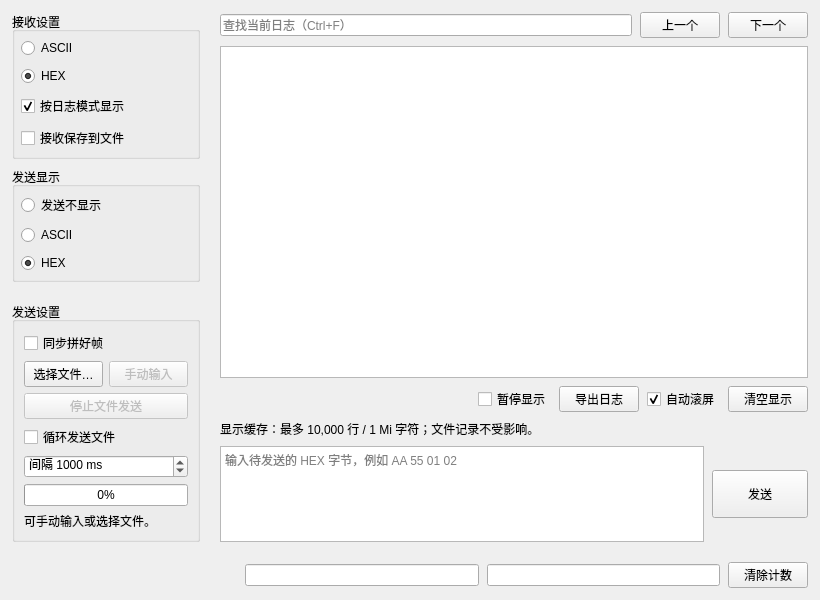
<?xml version='1.0' encoding='utf-8'?>
<ui version="4.0">
 <class>FormDataLog</class>
 <widget class="QWidget" name="FormDataLog">
  <property name="geometry">
   <rect>
    <x>0</x>
    <y>0</y>
    <width>820</width>
    <height>600</height>
   </rect>
  </property>
  <property name="minimumSize">
   <size>
    <width>600</width>
    <height>600</height>
   </size>
  </property>
  <property name="windowTitle">
   <string>数据日志</string>
  </property>
  <property name="windowIcon">
   <iconset resource="../../res/resources.qrc">
    <normaloff>:/pic/Sadaharu.png</normaloff>:/pic/Sadaharu.png</iconset>
  </property>
  <layout class="QVBoxLayout" name="verticalLayout_9">
   <property name="spacing">
    <number>8</number>
   </property>
   <property name="leftMargin">
    <number>6</number>
   </property>
   <property name="topMargin">
    <number>6</number>
   </property>
   <property name="rightMargin">
    <number>6</number>
   </property>
   <property name="bottomMargin">
    <number>6</number>
   </property>
   <item>
    <layout class="QHBoxLayout" name="horizontalLayout_5">
     <property name="spacing">
      <number>8</number>
     </property>
     <item>
      <widget class="QFrame" name="frame_ctrl">
       <property name="minimumSize">
        <size>
         <width>174</width>
         <height>0</height>
        </size>
       </property>
       <property name="maximumSize">
        <size>
         <width>200</width>
         <height>16777215</height>
        </size>
       </property>
       <property name="frameShape">
        <enum>QFrame::NoFrame</enum>
       </property>
       <property name="frameShadow">
        <enum>QFrame::Raised</enum>
       </property>
       <layout class="QVBoxLayout" name="verticalLayout_8">
        <property name="spacing">
         <number>8</number>
        </property>
        <property name="leftMargin">
         <number>6</number>
        </property>
        <property name="topMargin">
         <number>6</number>
        </property>
        <property name="rightMargin">
         <number>6</number>
        </property>
        <property name="bottomMargin">
         <number>6</number>
        </property>
        <item>
         <layout class="QVBoxLayout" name="verticalLayout_6">
          <item>
           <widget class="QGroupBox" name="group_recvCtrl">
            <property name="title">
             <string>接收设置</string>
            </property>
            <layout class="QVBoxLayout" name="verticalLayout_2">
             <property name="spacing">
              <number>8</number>
             </property>
             <property name="leftMargin">
              <number>6</number>
             </property>
             <property name="topMargin">
              <number>6</number>
             </property>
             <property name="rightMargin">
              <number>6</number>
             </property>
             <property name="bottomMargin">
              <number>6</number>
             </property>
             <item>
              <layout class="QVBoxLayout" name="verticalLayout">
               <property name="spacing">
                <number>8</number>
               </property>
               <item>
                <widget class="QRadioButton" name="radio_ASCII">
                 <property name="text">
                  <string>ASCII</string>
                 </property>
                 <property name="checked">
                  <bool>false</bool>
                 </property>
                </widget>
               </item>
               <item>
                <widget class="QRadioButton" name="radio_hex">
                 <property name="text">
                  <string>HEX</string>
                 </property>
                 <property name="checked">
                  <bool>true</bool>
                 </property>
                </widget>
               </item>
              </layout>
             </item>
             <item>
              <widget class="QCheckBox" name="check_isLog">
               <property name="text">
                <string>按日志模式显示</string>
               </property>
               <property name="checked">
                <bool>true</bool>
               </property>
              </widget>
             </item>
             <item>
              <widget class="QCheckBox" name="check_saveAs">
               <property name="text">
                <string>接收保存到文件</string>
               </property>
              </widget>
             </item>
            </layout>
           </widget>
          </item>
          <item>
           <widget class="QGroupBox" name="group_send">
            <property name="title">
             <string>发送显示</string>
            </property>
            <layout class="QVBoxLayout" name="verticalLayout_4">
             <property name="spacing">
              <number>8</number>
             </property>
             <property name="leftMargin">
              <number>6</number>
             </property>
             <property name="topMargin">
              <number>6</number>
             </property>
             <property name="rightMargin">
              <number>6</number>
             </property>
             <property name="bottomMargin">
              <number>6</number>
             </property>
             <item>
              <layout class="QVBoxLayout" name="verticalLayout_send">
               <property name="spacing">
                <number>8</number>
               </property>
               <item>
                <widget class="QRadioButton" name="radio_dontShow_send">
                 <property name="text">
                  <string>发送不显示</string>
                 </property>
                 <property name="checked">
                  <bool>false</bool>
                 </property>
                </widget>
               </item>
               <item>
                <widget class="QRadioButton" name="radio_ASCII_send">
                 <property name="text">
                  <string>ASCII</string>
                 </property>
                 <property name="checked">
                  <bool>false</bool>
                 </property>
                </widget>
               </item>
               <item>
                <widget class="QRadioButton" name="radio_hex_send">
                 <property name="text">
                  <string>HEX</string>
                 </property>
                 <property name="checked">
                  <bool>true</bool>
                 </property>
                </widget>
               </item>
              </layout>
             </item>
            </layout>
           </widget>
          </item>
          <item>
           <spacer name="verticalSpacer">
            <property name="orientation">
             <enum>Qt::Vertical</enum>
            </property>
            <property name="sizeHint" stdset="0">
             <size>
              <width>20</width>
              <height>40</height>
             </size>
            </property>
           </spacer>
          </item>
          <item>
           <widget class="QGroupBox" name="group_sendCtrl">
            <property name="title">
             <string>发送设置</string>
            </property>
            <layout class="QVBoxLayout" name="verticalLayout_7">
             <item>
              <widget class="QCheckBox" name="check_syncPinHZ">
               <property name="text">
                <string>同步拼好帧</string>
               </property>
              </widget>
             </item>
             <item>
              <layout class="QHBoxLayout" name="layout_fileActions">
               <item>
                <widget class="QPushButton" name="button_chooseSendFile">
                 <property name="text">
                  <string>选择文件…</string>
                 </property>
                </widget>
               </item>
               <item>
                <widget class="QPushButton" name="button_manualSend">
                 <property name="enabled">
                  <bool>false</bool>
                 </property>
                 <property name="text">
                  <string>手动输入</string>
                 </property>
                </widget>
               </item>
              </layout>
             </item>
             <item>
              <widget class="QPushButton" name="button_cancelFile">
               <property name="enabled">
                <bool>false</bool>
               </property>
               <property name="text">
                <string>停止文件发送</string>
               </property>
              </widget>
             </item>
             <item>
              <widget class="QCheckBox" name="check_fileLoop">
               <property name="text">
                <string>循环发送文件</string>
               </property>
              </widget>
             </item>
             <item>
              <widget class="QSpinBox" name="spin_fileInterval">
               <property name="toolTip">
                <string>每轮提交完成后，等待此时间再发送下一轮</string>
               </property>
               <property name="suffix">
                <string> ms</string>
               </property>
               <property name="prefix">
                <string>间隔 </string>
               </property>
               <property name="minimum">
                <number>1</number>
               </property>
               <property name="maximum">
                <number>86400000</number>
               </property>
               <property name="value">
                <number>1000</number>
               </property>
              </widget>
             </item>
             <item>
              <widget class="QProgressBar" name="progress_sendFile">
               <property name="value">
                <number>0</number>
               </property>
              </widget>
             </item>
             <item>
              <widget class="QLabel" name="label_sendFileStatus">
               <property name="text">
                <string>可手动输入或选择文件。</string>
               </property>
               <property name="wordWrap">
                <bool>true</bool>
               </property>
              </widget>
             </item>
            </layout>
           </widget>
          </item>
         </layout>
        </item>
       </layout>
      </widget>
     </item>
     <item>
      <widget class="QFrame" name="frame_dataLog">
       <property name="frameShape">
        <enum>QFrame::NoFrame</enum>
       </property>
       <property name="frameShadow">
        <enum>QFrame::Raised</enum>
       </property>
       <layout class="QVBoxLayout" name="verticalLayout_5">
        <property name="spacing">
         <number>8</number>
        </property>
        <property name="leftMargin">
         <number>6</number>
        </property>
        <property name="topMargin">
         <number>6</number>
        </property>
        <property name="rightMargin">
         <number>6</number>
        </property>
        <property name="bottomMargin">
         <number>6</number>
        </property>
        <item>
         <layout class="QVBoxLayout" name="verticalLayout_3" stretch="0,8,0,0,2">
          <property name="spacing">
           <number>8</number>
          </property>
          <item>
           <layout class="QHBoxLayout" name="searchLayout">
            <item>
             <widget class="QLineEdit" name="edit_logSearch">
              <property name="placeholderText">
               <string>查找当前日志（Ctrl+F）</string>
              </property>
             </widget>
            </item>
            <item>
             <widget class="QPushButton" name="button_findPrevious">
              <property name="text">
               <string>上一个</string>
              </property>
             </widget>
            </item>
            <item>
             <widget class="QPushButton" name="button_findNext">
              <property name="text">
               <string>下一个</string>
              </property>
             </widget>
            </item>
           </layout>
          </item>
          <item>
           <widget class="QTextBrowser" name="txtBs_recvData" />
          </item>
          <item>
           <layout class="QHBoxLayout" name="horizontalLayout">
            <item>
             <spacer name="horizontalSpacer">
              <property name="orientation">
               <enum>Qt::Horizontal</enum>
              </property>
              <property name="sizeHint" stdset="0">
               <size>
                <width>40</width>
                <height>20</height>
               </size>
              </property>
             </spacer>
            </item>
            <item>
             <widget class="QCheckBox" name="check_pauseDisplay">
              <property name="toolTip">
               <string>暂停期间仍接收、计数及保存文件；恢复后只显示新数据。</string>
              </property>
              <property name="text">
               <string>暂停显示</string>
              </property>
             </widget>
            </item>
            <item>
             <widget class="QPushButton" name="button_exportLog">
              <property name="toolTip">
               <string>导出当前可见日志为 UTF-8 文本。</string>
              </property>
              <property name="text">
               <string>导出日志</string>
              </property>
             </widget>
            </item>
            <item>
             <widget class="QCheckBox" name="check_autoScroll">
              <property name="text">
               <string>自动滚屏</string>
              </property>
              <property name="checked">
               <bool>true</bool>
              </property>
             </widget>
            </item>
            <item>
             <widget class="QPushButton" name="button_clearLog">
              <property name="text">
               <string>清空显示</string>
              </property>
             </widget>
            </item>
           </layout>
          </item>
          <item>
           <widget class="QLabel" name="label_logStatus">
            <property name="text">
             <string>显示缓存：最多 10,000 行 / 1 Mi 字符；文件记录不受影响。</string>
            </property>
            <property name="wordWrap">
             <bool>true</bool>
            </property>
           </widget>
          </item>
          <item>
           <layout class="QHBoxLayout" name="horizontalLayout_3">
            <property name="spacing">
             <number>8</number>
            </property>
            <item>
             <widget class="QPlainTextEdit" name="plain_sendData">
              <property name="minimumSize">
               <size>
                <width>0</width>
                <height>96</height>
               </size>
              </property>
              <property name="placeholderText">
               <string>输入待发送的 HEX 字节，例如 AA 55 01 02</string>
              </property>
             </widget>
            </item>
            <item>
             <widget class="QPushButton" name="button_send">
              <property name="sizePolicy">
               <sizepolicy hsizetype="Minimum" vsizetype="Preferred">
                <horstretch>0</horstretch>
                <verstretch>0</verstretch>
               </sizepolicy>
              </property>
              <property name="minimumSize">
               <size>
                <width>96</width>
                <height>48</height>
               </size>
              </property>
              <property name="maximumSize">
               <size>
                <width>120</width>
                <height>48</height>
               </size>
              </property>
              <property name="toolTip">
               <string>发送输入内容或当前选择的文件</string>
              </property>
              <property name="text">
               <string>发送</string>
              </property>
             </widget>
            </item>
           </layout>
          </item>
         </layout>
        </item>
       </layout>
      </widget>
     </item>
    </layout>
   </item>
   <item>
    <widget class="QFrame" name="frame_status">
     <property name="frameShape">
      <enum>QFrame::NoFrame</enum>
     </property>
     <property name="frameShadow">
      <enum>QFrame::Raised</enum>
     </property>
     <layout class="QHBoxLayout" name="horizontalLayout_4">
      <property name="spacing">
       <number>8</number>
      </property>
      <property name="leftMargin">
       <number>6</number>
      </property>
      <property name="topMargin">
       <number>6</number>
      </property>
      <property name="rightMargin">
       <number>6</number>
      </property>
      <property name="bottomMargin">
       <number>6</number>
      </property>
      <item>
       <layout class="QHBoxLayout" name="horizontalLayout_2">
        <item>
         <spacer name="horizontalSpacer_2">
          <property name="orientation">
           <enum>Qt::Horizontal</enum>
          </property>
          <property name="sizeHint" stdset="0">
           <size>
            <width>40</width>
            <height>20</height>
           </size>
          </property>
         </spacer>
        </item>
        <item>
         <widget class="QLineEdit" name="lineEdit_pkgCnt">
          <property name="text">
           <string />
          </property>
          <property name="readOnly">
           <bool>true</bool>
          </property>
         </widget>
        </item>
        <item>
         <widget class="QLineEdit" name="lineEdit_byteCnt">
          <property name="readOnly">
           <bool>true</bool>
          </property>
         </widget>
        </item>
        <item>
         <widget class="QPushButton" name="button_clearCnt">
          <property name="text">
           <string>清除计数</string>
          </property>
         </widget>
        </item>
       </layout>
      </item>
     </layout>
    </widget>
   </item>
  </layout>
 </widget>
 <resources>
  <include location="../../res/resources.qrc" />
 </resources>
 <connections />
</ui>
